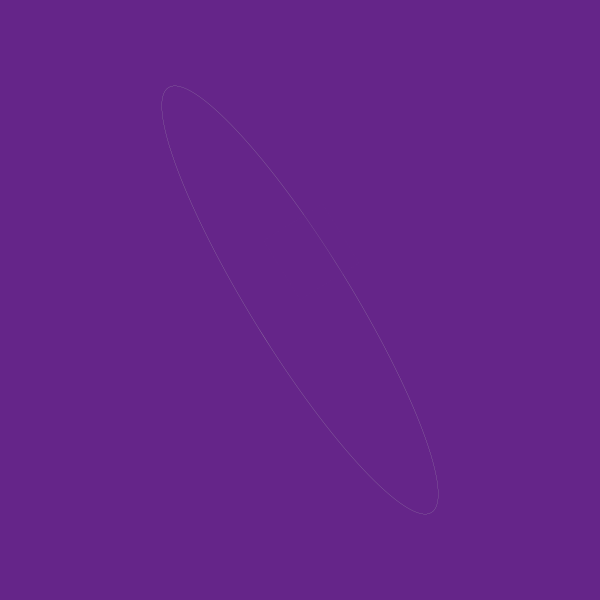
Frame 1 (no input)
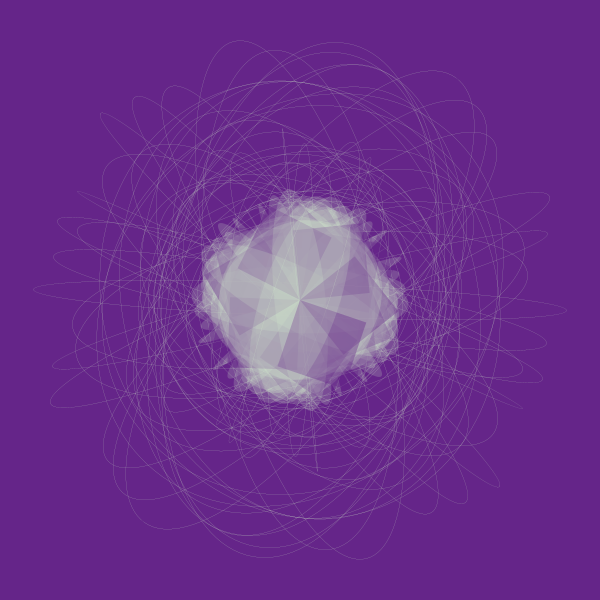
Frame 60 (the mouse pressed at the canvas centre just before this capture)
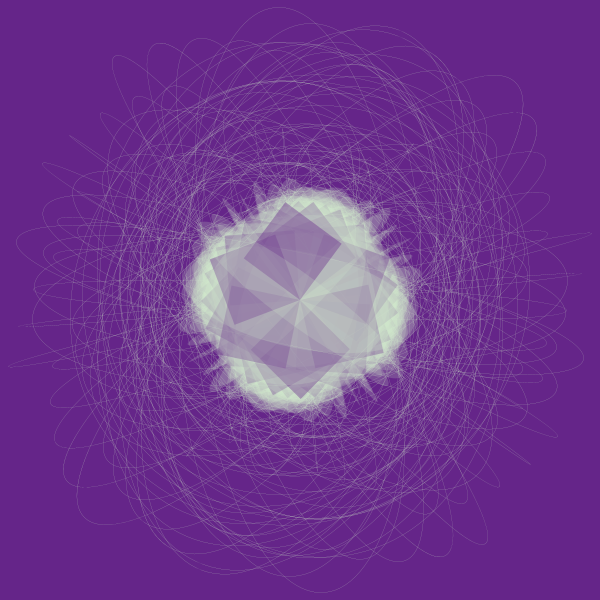
Frame 120 (the mouse held since frame 60 and released just before this capture)

The Processing sketch that drew these frames (run headless with seeded random() and noise(); from frame 60 on, the mouse is pressed at the canvas centre):

// Processing sketch: processing_111760
// ── processing_111760.pde

float x, y;
float angle = 0; 
float r = 400;
float diff = 1; 

void setup() {
  size(600, 600);
  background(101,37,137);
}

void draw() {

  noFill();
  
  x = r * cos(angle); 
  y = r * sin(angle);


  strokeWeight(0.1); 
  stroke(209,237,203); 

  translate(width/2, height/2); 
  rotate(r); 
  
  
  stroke(209,237,203);
  ellipse(0, 0, x+100, y+100);
  
  fill(101,37,137,100);
  noStroke();
  rect(0,0,70,70);

  
  fill(209,237,203,50);
  ellipse(0, 0, x/2, y/2);
  //line( 0, 0, x, y); 

  angle = angle +0.5;
  r = r + diff;

  if ( r == 400 || r == 600) { 
    diff =  diff * -1;
  }
}
